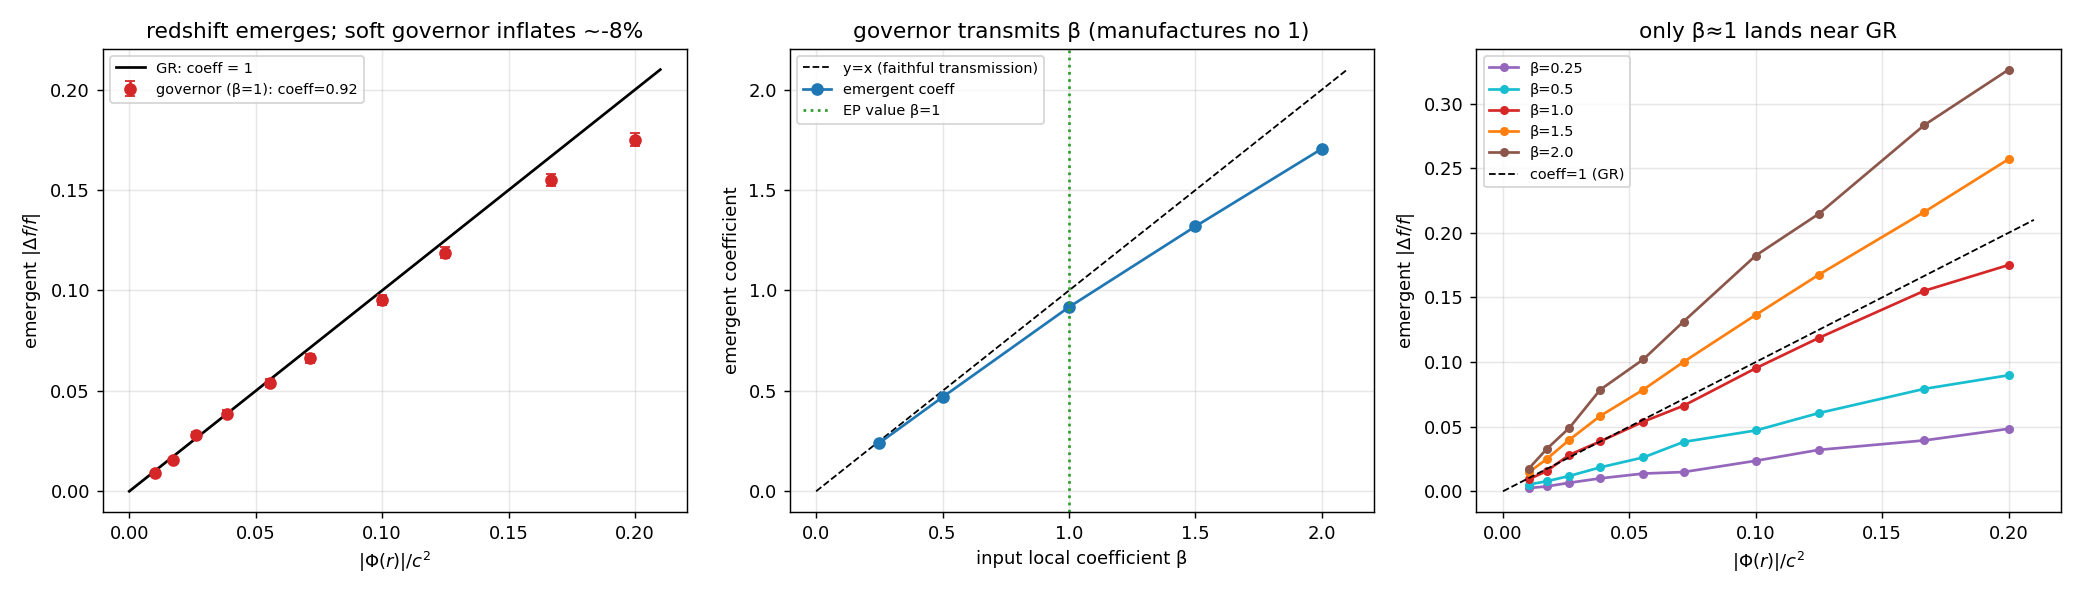

Write Python code to recreate this figure.
# stew_governor.py  (paired / common-random-number version)
# Does the redshift coefficient EMERGE from a discrete capacity-overflow governor, or is it set by hand?
# Fed ONLY local primitives: local field g(r), cell size ell, gate speed c.
#   per-cell EP gate-pull u(r) = beta * g(r) * ell / c^2   (c^2 = tau=ell/c times dv/c; honest, not inserted)
# A tick-packet climbs out cell by cell; each cell re-emits via a stochastic overflow governor.
# We measure the LOAD-INDUCED differential with common random numbers (loaded vs unloaded through the
# SAME governor draws), so the governor's intrinsic firing offset cancels and only the redshift remains.
# Anti-rig: sweep beta. If emergent coeff == beta, the governor transmits the local law (manufactures no 1).

import numpy as np, math
G=6.67430e-11; c=299792458.0; M_sun=1.98847e30
def g_pw(M,r):
    rs=2*G*M/c**2; return G*M/(r-rs)**2
def phi_pw(M,r):
    rs=2*G*M/c**2; return -G*M/(r-rs)

def climb(M, r_src, R_far, ncells, beta, N0=20, k=12.0, npackets=2500, hard=False, rng=None):
    if rng is None: rng=np.random.default_rng(0)
    rs=2*G*M/c**2
    s0,sF=r_src-rs,R_far-rs
    edges=rs+np.exp(np.linspace(math.log(s0),math.log(sF),ncells+1))
    rmid=0.5*(edges[:-1]+edges[1:]); ell=np.diff(edges)
    u=np.clip(beta*g_pw(M,rmid)*ell/c**2,0,0.5)
    logratio=np.zeros(npackets)               # sum_cells ln(n_unloaded / n_loaded)  per packet
    nun_mean=0.0
    for uj in u:
        if hard:
            n_un=math.ceil(N0); n_ld=math.ceil(N0*(1+uj))
            logratio+=math.log(n_un/n_ld); nun_mean+=n_un; continue
        n_un=np.zeros(npackets); n_ld=np.zeros(npackets)
        em_un=np.zeros(npackets,bool); em_ld=np.zeros(npackets,bool)
        for a in range(1,4*N0):
            fill_un=a/N0; fill_ld=a/N0-uj
            p_un=1/(1+math.exp(-k*(fill_un-1)))
            p_ld=1/(1+np.exp(-k*(fill_ld-1)))      # fill_ld shifted by load -> fires later
            U=rng.random(npackets)                  # COMMON random numbers
            f_un=(~em_un)&(U<p_un); n_un[f_un]=a; em_un|=f_un
            f_ld=(~em_ld)&(U<p_ld); n_ld[f_ld]=a; em_ld|=f_ld
            if em_un.all() and em_ld.all(): break
        n_un[n_un==0]=4*N0; n_ld[n_ld==0]=4*N0
        logratio+=np.log(n_un/n_ld); nun_mean+=n_un.mean()
    dff=np.exp(logratio)-1.0                        # rate ratio loaded/unloaded - 1  (negative=redshift)
    return dff.mean(), dff.std()/math.sqrt(npackets), nun_mean/ncells, N0

if __name__=="__main__":
    M=10.0*M_sun; rs=2*G*M/c**2; R_far=2000.0*rs
    radii=np.array([3.5,4,5,6,8,10,14,20,30,50])*rs
    phi=np.array([abs(phi_pw(M,r))/c**2 for r in radii])
    rng=np.random.default_rng(7)

    print("Emergent coefficient on |Phi|/c^2  (soft sigmoid governor, k=12):\n")
    betas=[0.25,0.5,1.0,1.5,2.0]; curves={}; fit={}
    for b in betas:
        d=[];s=[]
        for r in radii:
            m,se,nun,N0=climb(M,r,R_far,140,b,N0=20,k=12.0,npackets=2500,rng=rng)
            d.append(-m); s.append(se)
        d=np.array(d); s=np.array(s); curves[b]=(d,s)
        coeff=np.sum(d*phi)/np.sum(phi**2); fit[b]=coeff
        print(f"  beta(local EP law)={b:4.2f}  ->  emergent coeff = {coeff:.3f}   (coeff/beta={coeff/b:.3f})")

    print("\n  (a hard threshold cannot resolve the sub-quantum per-cell shift u·N0 << 1;")
    print("   the stochastic softening of eq.175 is what makes the smooth redshift representable.)")

    print("\nSoftening (k) dependence of coeff/beta at beta=1:")
    for k in (6.0,12.0,24.0,48.0):
        m,se,nun,N0=climb(M,6*rs,R_far,140,1.0,N0=20,k=k,npackets=4000,rng=rng)
        print(f"  k={k:5.1f}: coeff/beta={(-m)/(abs(phi_pw(M,6*rs))/c**2):.3f}  (<n>={nun:.1f})")

    import matplotlib; matplotlib.use("Agg"); import matplotlib.pyplot as plt
    fig,ax=plt.subplots(1,3,figsize=(16,4.6))
    d1,s1=curves[1.0]; xx=np.linspace(0,phi.max()*1.05,100)
    ax[0].plot(xx,xx,'k-',lw=1.5,label=r'GR: coeff = 1')
    ax[0].errorbar(phi,d1,yerr=s1,fmt='o',color='tab:red',capsize=3,label=f'governor (β=1): coeff={fit[1.0]:.2f}')
    ax[0].set_xlabel(r'$|\Phi(r)|/c^2$'); ax[0].set_ylabel(r'emergent $|\Delta f/f|$')
    ax[0].set_title('redshift emerges; soft governor inflates ~%.0f%%'%((fit[1.0]-1)*100)); ax[0].legend(fontsize=8); ax[0].grid(alpha=0.3)

    bs=np.array(betas); cs=np.array([fit[b] for b in betas])
    ax[1].plot([0,2.1],[0,2.1],'k--',lw=1,label='y=x (faithful transmission)')
    ax[1].plot(bs,cs,'o-',color='tab:blue',label='emergent coeff')
    ax[1].axvline(1.0,color='tab:green',ls=':',label='EP value β=1')
    ax[1].set_xlabel('input local coefficient β'); ax[1].set_ylabel('emergent coefficient')
    ax[1].set_title('governor transmits β (manufactures no 1)'); ax[1].legend(fontsize=8); ax[1].grid(alpha=0.3)

    cols={0.25:'tab:purple',0.5:'tab:cyan',1.0:'tab:red',1.5:'tab:orange',2.0:'tab:brown'}
    for b in betas:
        d,s=curves[b]; ax[2].plot(phi,d,'o-',color=cols[b],ms=4,label=f'β={b}')
    ax[2].plot(xx,xx,'k--',lw=1,label='coeff=1 (GR)')
    ax[2].set_xlabel(r'$|\Phi(r)|/c^2$'); ax[2].set_ylabel(r'emergent $|\Delta f/f|$')
    ax[2].set_title('only β≈1 lands near GR'); ax[2].legend(fontsize=8); ax[2].grid(alpha=0.3)
    plt.tight_layout(); plt.savefig("/home/claude/stew_governor.png",dpi=130)
    print("\nsaved /home/claude/stew_governor.png")
